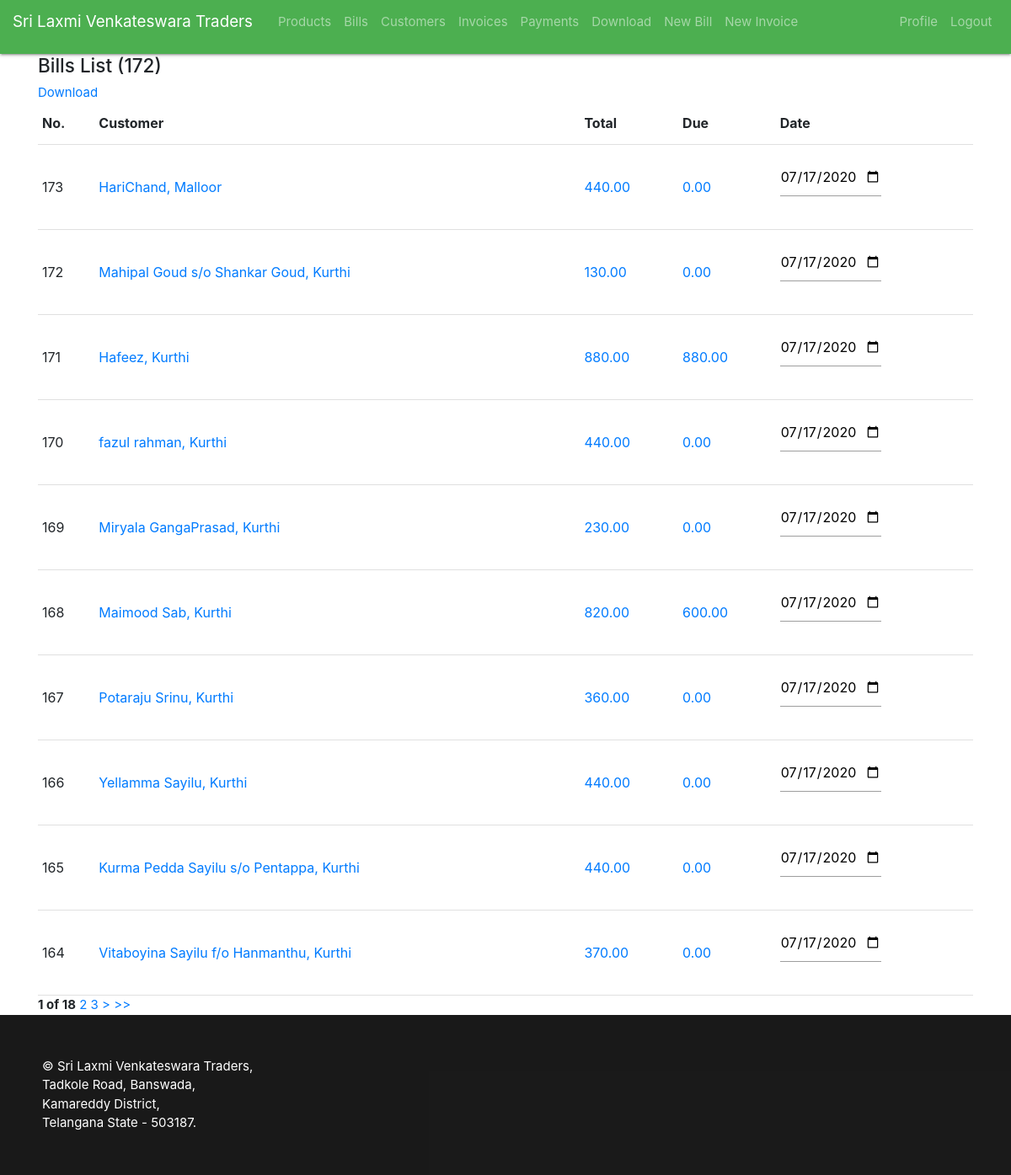
Page /bills/ (signed in) on the earlier database version.
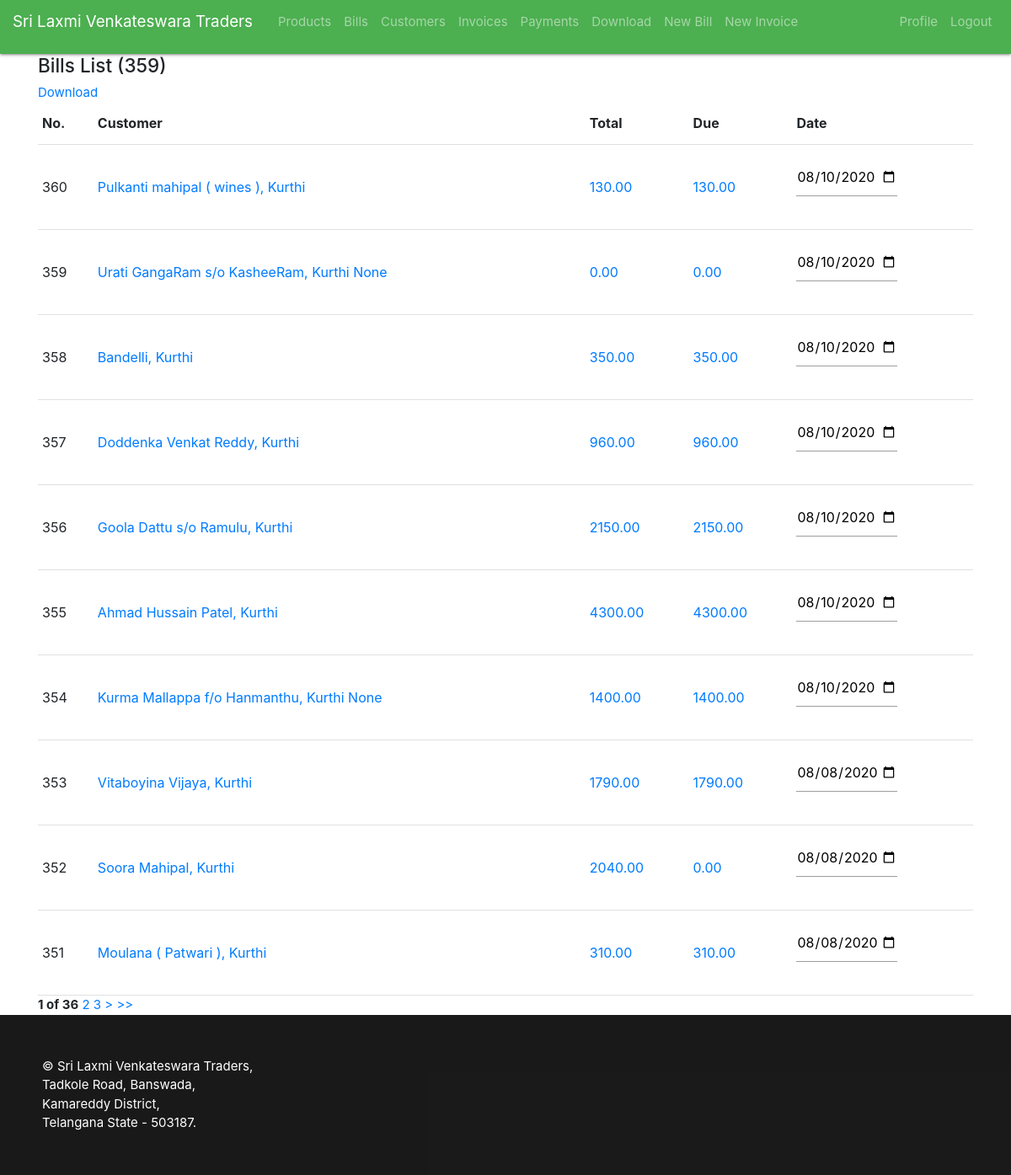
Same page on the later database version.
### home/models.py (models this page shows, shortened)
class Bill(models.Model):
    customer = models.ForeignKey('Customer',on_delete=models.CASCADE)
    date = models.DateTimeField(auto_now_add=True)
    total = models.DecimalField(max_digits=10,decimal_places=2,default=0)
    due = models.DecimalField(max_digits=10, decimal_places=2,default=0)
    @property
    def time_isoformat(self):
        return self.date.time().isoformat()[:8]

class Customer(models.Model):
    name = models.CharField(max_length=64)
    phone = models.IntegerField(null=True)
    email = models.EmailField(null=True)
    id_in_book = models.IntegerField(default=0)
    address = models.ForeignKey(Village,models.CASCADE,related_name='user_address')#models.CharField(max_length=128)
    due = models.DecimalField(default=0,decimal_places=2,max_digits=10)
    def __str__(self):
        phone = ''
        if self.phone != -1:
            phone = self.phone
        return " "+self.name+", "+" "+self.address.village+" "+str(phone)

class Village(models.Model):
    village = models.CharField(max_length=64)
    mandal = models.CharField(max_length=64)
    district = models.CharField(max_length=64)

### home/views.py (the view)
# urls.py: path('bills/',BillListView.as_view(),name='bills'),
class BillListView(PermissionRequiredMixin, MyListView):
    model = Bill
    permission_required = 'view_bill'
    context_object_name = 'bill'
    paginate_by = 10
    order_by = "date"
    order = 'desc'
    table = "home_bill AS b INNER JOIN home_customer as c ON b.customer_id = c.id "
    sort_links = ['id','c.name','total','due','date']

### home/views.py (called while the page is built)
    def get_context_data(self):
        context = super().get_context_data()
        context['sort_links'] = self.sort_links
        context['page'] = self.page
        context['order'] = self.order
        context['order_by'] = self.order_by
        context['paginate_by'] = self.paginate_by
        return context

    def get_queryset(self):
        if self.request.method == 'GET':
            GET = self.request.GET
            if 'page' in GET:
                self.page = GET['page']
            if 'order_by' in GET:
                self.order_by = GET['order_by']
            if 'order' in GET :
                self.order = GET['order']
        if self.table :
            return self.model.objects.raw("SELECT * FROM "+self.table+" WHERE "+self.where+" ORDER BY "+self.order_by+" "+self.order)#+" LIMIT "+str(int(self.page))+" , "+str(int(self.paginate_by)))
        return self.model.objects.raw("SELECT * FROM home_"+self.model._meta.object_name+" WHERE "+self.where+" ORDER BY "+self.order_by+" "+self.order)#+" LIMIT "+str(int(self.page))+" , "+str(int(self.paginate_by)))

### home/templates/home/bill_list.html (shortened to what this page needs)
{% extends 'home/list.html' %}
{% block content %}
    <h4>Bills List ({{ page_obj.paginator.count }})</h4>
    <a href="{% url 'export' 'bills.xlsx'  %}" download=''  >Download</a>
    {% if bill %}
        <table>
            <thead>
            <tr>
                <th>No.</th>
                <th>Customer</th>
                <th>Total</th>
                <th>Due</th>
                <th>Date</th>
            </tr>
            </thead>
            {% for b in bill %}
                <tr>
                    <td>{{ b.id }}</td>
                    <td><a href="{% url 'customer_bills' b.customer.id %}">{{b.customer}}</a></td>
                    <td><a href="{% url 'bill_particular' b.id %}">{{ b.total }}</a></td>
                    <td><a href="{% url 'payment' b.id %}">{{ b.due }}</a></td>
                    <td>
                        <form method="POST" action="{% url 'bill_date_update' b.id %}">
                            <span class="date" onclick="show_time(this);">
                                <input type="date" name="date" value="{{ b.date.date.isoformat }}"/>
                            </span>
                        </form>
                    </td>
                </tr>
            {% endfor %}
        </table>
    {% else %}
        No bills till now.
    {% endif %}
{% endblock %}

Differences in the rows shown:
no longer on this page (row unchanged): Bill: id "173", customer "HariChand, Malloor", total "440.00", due "0.00", date "07/17/2020"
no longer on this page (row unchanged): Bill: id "172", customer "Mahipal Goud s/o Shankar Goud, Kurthi", total "130.00", due "0.00", date "07/17/2020"
no longer on this page (row unchanged): Bill: id "171", customer "Hafeez, Kurthi", total "880.00", due "880.00", date "07/17/2020"
no longer on this page (row unchanged): Bill: id "170", customer "fazul rahman, Kurthi", total "440.00", due "0.00", date "07/17/2020"
no longer on this page (row unchanged): Bill: id "169", customer "Miryala GangaPrasad, Kurthi", total "230.00", due "0.00", date "07/17/2020"
no longer on this page (row unchanged): Bill: id "168", customer "Maimood Sab, Kurthi", total "820.00", due "600.00", date "07/17/2020"
no longer on this page (row unchanged): Bill: id "167", customer "Potaraju Srinu, Kurthi", total "360.00", due "0.00", date "07/17/2020"
no longer on this page (row unchanged): Bill: id "166", customer "Yellamma Sayilu, Kurthi", total "440.00", due "0.00", date "07/17/2020"
no longer on this page (row unchanged): Bill: id "165", customer "Kurma Pedda Sayilu s/o Pentappa, Kurthi", total "440.00", due "0.00", date "07/17/2020"
no longer on this page (row unchanged): Bill: id "164", customer "Vitaboyina Sayilu f/o Hanmanthu, Kurthi", total "370.00", due "0.00", date "07/17/2020"
added Bill: id "360", customer "Pulkanti mahipal ( wines ), Kurthi", total "130.00", due "130.00", date "08/10/2020"
added Bill: id "359", customer "Urati GangaRam s/o KasheeRam, Kurthi None", total "0.00", due "0.00", date "08/10/2020"
added Bill: id "358", customer "Bandelli, Kurthi", total "350.00", due "350.00", date "08/10/2020"
added Bill: id "357", customer "Doddenka Venkat Reddy, Kurthi", total "960.00", due "960.00", date "08/10/2020"
added Bill: id "356", customer "Goola Dattu s/o Ramulu, Kurthi", total "2150.00", due "2150.00", date "08/10/2020"
added Bill: id "355", customer "Ahmad Hussain Patel, Kurthi", total "4300.00", due "4300.00", date "08/10/2020"
added Bill: id "354", customer "Kurma Mallappa f/o Hanmanthu, Kurthi None", total "1400.00", due "1400.00", date "08/10/2020"
added Bill: id "353", customer "Vitaboyina Vijaya, Kurthi", total "1790.00", due "1790.00", date "08/08/2020"
added Bill: id "352", customer "Soora Mahipal, Kurthi", total "2040.00", due "0.00", date "08/08/2020"
added Bill: id "351", customer "Moulana ( Patwari ), Kurthi", total "310.00", due "310.00", date "08/08/2020"
Other differences:
{{ page_obj.paginator.count }}: "172" → "359"
new list line: "1 of 36"
list line gone: "1 of 18"
